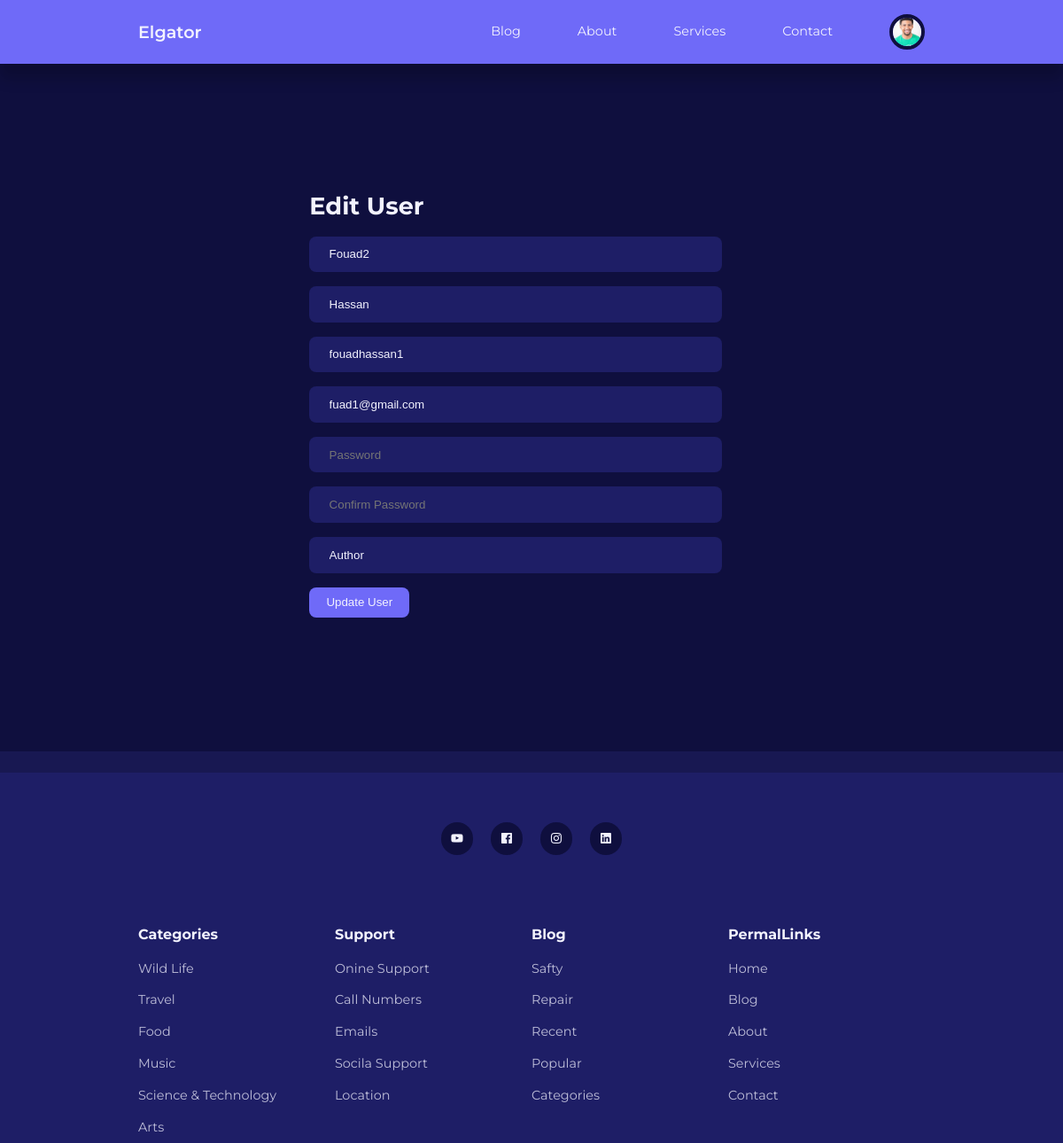
The app's page /admin/edit-user.php?id=1701092179 (signed in) with its own data.
### tables this page shows
CREATE TABLE `users` (
  `id` int(11) NOT NULL,
  `firstname` varchar(50) DEFAULT NULL,
  `lastname` varchar(50) DEFAULT NULL,
  `username` varchar(50) NOT NULL,
  `email` varchar(100) DEFAULT NULL,
  `password` varchar(255) DEFAULT NULL,
  `avatar` varchar(255) DEFAULT NULL,
  `is_admin` tinyint(4) DEFAULT NULL
);

### admin/edit-user.php (the view, shortened to what this page needs)
<?php
include '../admin/partials/header.php';
if(isset($_GET["id"])){
    $id=filter_var($_GET["id"],FILTER_SANITIZE_NUMBER_INT);
    $query="SELECT * FROM `users` WHERE id=$id";
    $result=mysqli_query($connection,$query);
    $user=mysqli_fetch_assoc($result);
}else{
    header("Location:".ROOT_URL."admin/manage-users.php");
    die();
}
?>
<section class="form__section">
    <div class="container form__section-container">
        <h2>Edit User</h2>
        <form method="post" action="<?=ROOT_URL?>admin/edit-user-logic.php">
            <input type="text" name="firstname" value="<?=$user["firstname"]?>" placeholder="First Name" />
            <input type="text" name="lastname" value="<?=$user["lastname"]?>" placeholder="Last Name" />
            <input type="text" name="username" value="<?=$user["username"]?>" placeholder="Username" />
            <input type="emial" name="email" value="<?=$user["email"]?>" placeholder="Email" />
            <input type="password" name="password" placeholder="Password" />
            <input type="password" name="confirmedPaasword" placeholder="Confirm Password" />
            <select name="userrole">
                <option value="0">Author</option>
            </select>
            <button class="btn" name="submit" type="submit">Update User</button>
        </form>
    </div>
</section>
<?php
include '../partials/footer.php';
?>

### admin/partials/header.php (shortened to what this page needs)
<?php
require("./config/database.php");
if(isset($_SESSION["user-id"])){
    $id=filter_var($_SESSION["user-id"],FILTER_SANITIZE_NUMBER_INT);
    $fetch_query="SELECT `avatar` FROM `users` WHERE id=$id";
    $result=mysqli_query($connection,$fetch_query);
    $avatar=mysqli_fetch_assoc($result);
}
?>
<!DOCTYPE html>
<html lang="en">
<head>
    <link rel="stylesheet" href="<?=ROOT_URL?>css/styles.css" />
    <link rel="stylesheet" href="https://unicons.iconscout.com/release/v4.0.0/css/line.css" />
</head>
<body>
    <nav>
        <div class="container nav-container">
            <a href="<?=ROOT_URL?>" class="nav-logo">Elgator</a>
            <ul class="nav-items">
                <li><a href="<?=ROOT_URL?>blog.php">Blog</a></li>
                <li><a href="<?=ROOT_URL?>about.php">About</a></li>
                <li><a href="<?=ROOT_URL?>services.php">Services</a></li>
                <li><a href="<?=ROOT_URL?>contact.php">Contact</a></li>
                <?php
                if(isset($_SESSION["user-id"])){
                ?>
                <li class="nav-profile">
                    <div class="avatar">
                        <img src="<?=ROOT_URL."images/".$avatar["avatar"]?>" alt="" />
                    </div>
                </li>
                <?php
                }else{
                ?>
                <li><a href="<?=ROOT_URL?>signin.php">Signin</a></li>
                <?php
                }
                ?>
            </ul>
        </div>
    </nav>

### css/styles.css (style rules this page uses)
:root { --color-primary: #6f6af8; --color-primary-light: hsl(242, 91%, 69%, 18%); --color-primary-variant: #5854c7; --color-red: #da0f3f; --color-red-light: hsl(346, 87%, 46%, 15%); --color-green: #00c476; --color-green-light: hsl(156, 100%, 38%, 15%); --color-gray-900: #1e1e66; --color-gray-700: #2d2b7c; --color-gray-300: rgba(242, 242, 254, 0.3); --color-gray-200: rgba(242, 242, 254, 0.7); --color-white: #f2f2fe; --color-bg: #0f0f3e; --transition: all 300ms ease; --container-width-lg: 74%; --container-width-md: 88%; --form-width: 40%; --card-border-radius-1: 0.3rem; --card-border-radius-2: 0.5rem; --card-border-radius-3: 0.8rem; --card-border-radius-4: 2rem; --card-border-radius-5: 5rem; }
* { margin: 0; padding: 0; outline: none; appearance: none; list-style: none; text-decoration: none; box-sizing: border-box; }
body { font-family: "Montserrat", sans-serif; font-size: 0.9rem; line-height: 1.6; background-color: var(--color-bg); color: var(--color-gray-200); }
.container { width: var(--container-width-lg); max-width: 1800px; margin: 0 auto; }
section { margin-top: 3rem; width: 97vw; }
h1, h2, h3, h4, h5 { color: var(--color-white); line-height: 1.3; }
h2 { font-size: 1.7rem; margin: 1rem 0; }
a { transition: var(--transition); color: var(--color-white); }
img { display: block; object-fit: cover; width: 100%; }
nav { background-color: var(--color-primary); height: 4.5rem; width: 100vw; position: fixed; top: 0; z-index: 10; box-shadow: 0 1rem 1rem rgba(0, 0, 0, 0.2); }
.nav-container { height: 100%; display: flex; align-items: center; justify-content: space-between; }
.avatar { width: 2.5rem; aspect-ratio: 1/1; border-radius: 50%; overflow: hidden; border: 0.3rem solid var(--color-bg); }
.nav-logo { font-weight: 600; font-size: 1.2rem; }
.nav-items { display: flex; gap: 4rem; align-items: center; }
.nav-profile { position: relative; cursor: pointer; }
.btn { display: inline-block; width: fit-content; padding: 0.6rem 1.2rem; background-color: var(--color-primary); border-radius: var(--card-border-radius-2); border: none; transition: var(--transition); color: var(--color-white); cursor: pointer; }
.form__section { display: grid; place-items: center; height: 100vh; }
.form__section-container { width: var(--form-width); }
form { display: flex; flex-direction: column; gap: 1rem; }
input, textarea, select { padding: 0.8rem 1.4rem; background-color: var(--color-gray-900); border-radius: var(--card-border-radius-2); resize: none; color: var(--color-white); border: none; }

### records on screen
users: avatar (picture)
users: firstname "Fouad2", lastname "Hassan", username "fouadhassan1", email "fuad1@gmail.com"
